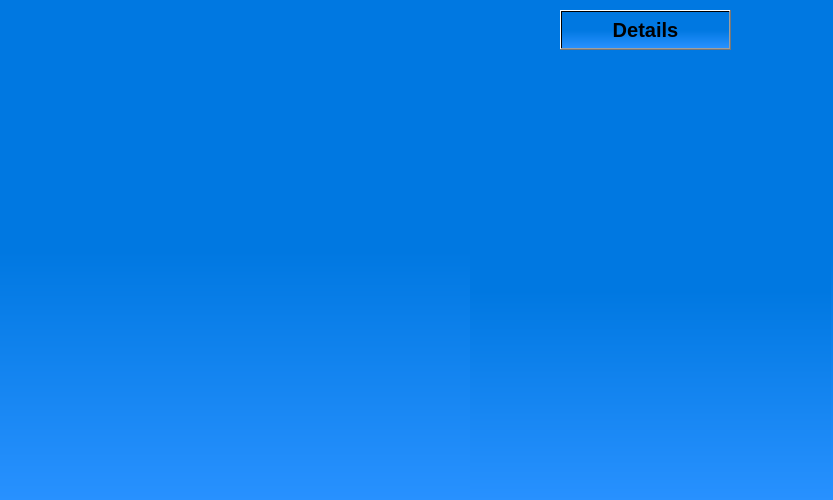
<?xml version="1.0" encoding="UTF-8"?>
<ui version="4.0">
 <class>MainWindow</class>
 <widget class="QMainWindow" name="MainWindow">
  <property name="geometry">
   <rect>
    <x>0</x>
    <y>0</y>
    <width>833</width>
    <height>500</height>
   </rect>
  </property>
  <property name="sizePolicy">
   <sizepolicy hsizetype="Fixed" vsizetype="Fixed">
    <horstretch>0</horstretch>
    <verstretch>0</verstretch>
   </sizepolicy>
  </property>
  <property name="minimumSize">
   <size>
    <width>833</width>
    <height>500</height>
   </size>
  </property>
  <property name="maximumSize">
   <size>
    <width>833</width>
    <height>500</height>
   </size>
  </property>
  <property name="windowTitle">
   <string>MainWindow</string>
  </property>
  <property name="styleSheet">
   <string notr="true">background-color: qlineargradient(spread:pad, x1:0, y1:0, x2:0, y2:1, stop:0 rgba(0, 120, 225, 255), stop:0.5 rgba(0, 120, 225, 255), stop:1 rgba(40, 145, 255, 255));</string>
  </property>
  <widget class="QWidget" name="centralwidget">
   <widget class="QListWidget" name="sessionList">
    <property name="enabled">
     <bool>false</bool>
    </property>
    <property name="geometry">
     <rect>
      <x>10</x>
      <y>10</y>
      <width>451</width>
      <height>491</height>
     </rect>
    </property>
    <property name="font">
     <font>
      <family>Helvetica Neue</family>
      <pointsize>20</pointsize>
      <weight>50</weight>
      <italic>true</italic>
      <bold>false</bold>
     </font>
    </property>
    <property name="styleSheet">
     <string notr="true">QListWidget {background-color: rgba(0, 0, 0, 0); color: rgba(255, 255, 255, 100);}

QListWidget::item
{
    background: rgba(0, 0, 0, 0);
}

QListWidget::item:selected
{
    background: rgba(0, 0, 0, 0);
}</string>
    </property>
    <property name="frameShape">
     <enum>QFrame::NoFrame</enum>
    </property>
    <property name="verticalScrollBarPolicy">
     <enum>Qt::ScrollBarAlwaysOff</enum>
    </property>
    <property name="horizontalScrollBarPolicy">
     <enum>Qt::ScrollBarAlwaysOff</enum>
    </property>
   </widget>
   <widget class="QPushButton" name="detailsButton">
    <property name="geometry">
     <rect>
      <x>560</x>
      <y>10</y>
      <width>171</width>
      <height>40</height>
     </rect>
    </property>
    <property name="font">
     <font>
      <pointsize>15</pointsize>
      <weight>75</weight>
      <bold>true</bold>
     </font>
    </property>
    <property name="styleSheet">
     <string notr="true">QPushButton {background-color: rgba(0, 0, 0, 0); color: rgba(159, 208, 255, 255); border-radius: 20px; border-style: solid; border-color: rgba(159, 208, 255, 255); border-width: 2px;}
QPushButton::hover::!pressed {background-color: rgba(20, 25, 80, 0); color: rgba(255, 255, 255, 255); border-color: rgba(255, 255, 255, 255)}
QPushButton::pressed {background-color: rgba(255, 255, 255, 255)};</string>
    </property>
    <property name="text">
     <string>Details</string>
    </property>
    <property name="checkable">
     <bool>false</bool>
    </property>
    <property name="checked">
     <bool>false</bool>
    </property>
    <property name="flat">
     <bool>false</bool>
    </property>
   </widget>
   <widget class="QLabel" name="finalMistakes">
    <property name="geometry">
     <rect>
      <x>490</x>
      <y>110</y>
      <width>311</width>
      <height>51</height>
     </rect>
    </property>
    <property name="font">
     <font>
      <family>Helvetica Neue</family>
      <pointsize>30</pointsize>
     </font>
    </property>
    <property name="styleSheet">
     <string notr="true">background-color: rgba(32, 32, 32, 0); color: rgba(255, 255, 255, 100);
border-radius: 20px;
border-style: solid;
border-color: rgba(159, 208, 255, 255);
border-width: 4px;</string>
    </property>
    <property name="text">
     <string>TextLabel</string>
    </property>
    <property name="alignment">
     <set>Qt::AlignCenter</set>
    </property>
   </widget>
   <widget class="QLabel" name="finalSpeed">
    <property name="geometry">
     <rect>
      <x>490</x>
      <y>220</y>
      <width>311</width>
      <height>51</height>
     </rect>
    </property>
    <property name="font">
     <font>
      <family>Helvetica Neue</family>
      <pointsize>30</pointsize>
     </font>
    </property>
    <property name="styleSheet">
     <string notr="true">background-color: rgba(32, 32, 32, 0); color: rgba(255, 255, 255, 100);
border-radius: 20px;
border-style: solid;
border-color: rgba(159, 208, 255, 255);
border-width: 4px;</string>
    </property>
    <property name="text">
     <string>TextLabel</string>
    </property>
    <property name="alignment">
     <set>Qt::AlignCenter</set>
    </property>
   </widget>
   <widget class="QLabel" name="finalTime">
    <property name="geometry">
     <rect>
      <x>490</x>
      <y>320</y>
      <width>311</width>
      <height>51</height>
     </rect>
    </property>
    <property name="font">
     <font>
      <family>Helvetica Neue</family>
      <pointsize>30</pointsize>
     </font>
    </property>
    <property name="styleSheet">
     <string notr="true">background-color: rgba(32, 32, 32, 0); color: rgba(255, 255, 255, 100);
border-radius: 20px;
border-style: solid;
border-color: rgba(159, 208, 255, 255);
border-width: 4px;</string>
    </property>
    <property name="text">
     <string>TextLabel</string>
    </property>
    <property name="alignment">
     <set>Qt::AlignCenter</set>
    </property>
   </widget>
   <widget class="PlotWidget" name="graphWidget" native="true">
    <property name="geometry">
     <rect>
      <x>470</x>
      <y>80</y>
      <width>361</width>
      <height>421</height>
     </rect>
    </property>
    <property name="styleSheet">
     <string notr="true"/>
    </property>
   </widget>
  </widget>
 </widget>
 <customwidgets>
  <customwidget>
   <class>PlotWidget</class>
   <extends>QWidget</extends>
   <header>pyqtgraph</header>
   <container>1</container>
  </customwidget>
 </customwidgets>
 <resources/>
 <connections/>
</ui>
